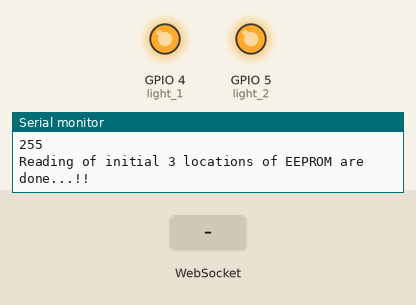
Recording of a sketch running on a simulated ESP32. Parts: output pins drawn as LEDs (lit = HIGH), the last lines printed to the serial monitor. The inputs (shaded band) are chosen by the test bench. WiFi joins after 1.5 s; servers stay silent unless stated; EEPROM starts erased.

Above: at 5.2 s.
5.3 s: WebSocket text "L1_Off" received
At 6.4 s:
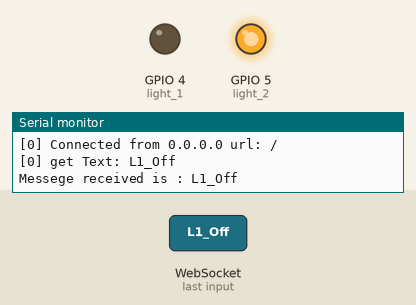
8.3 s: WebSocket text "L1_On" received
At 8.6 s:
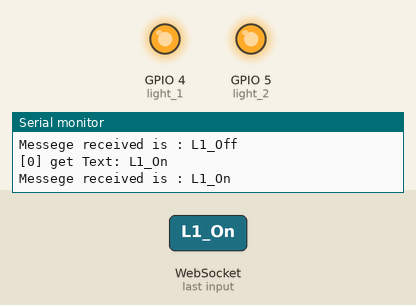
9.8 s: WebSocket text "L2_Off" received
At 11.0 s:
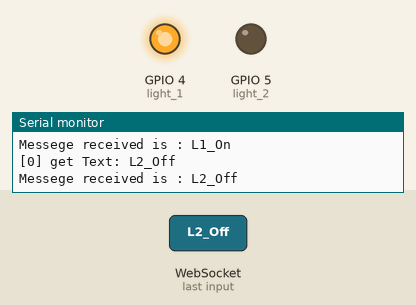
11.3 s: WebSocket text "L2_On" received
At 12.1 s:
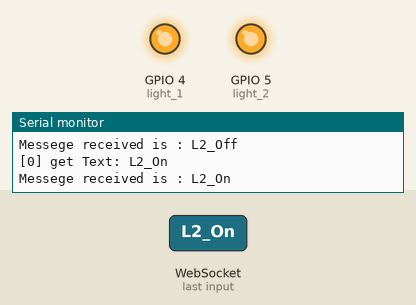
Timing chart, 0 to 13.8 s (numbered marks = the images above; inputs shaded):
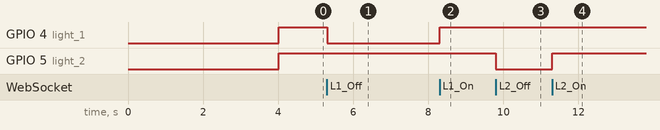

The sketch:

Light_Control.ino
```cpp
/*
   WebSocketServer.ino

    Created on: 22.05.2015

*/

#include <Arduino.h>

#include <WiFi.h>
//#include <WiFiServer.h>
//#include<WiFi8266.h>
#include <WiFiClientSecure.h>
//#include <WiFiMulti.h>
#include <EEPROM.h>

#include <WebSocketsServer.h>

WebSocketsServer webSocket = WebSocketsServer(8080);

//WiFiMulti wiFiMulti;
//WiFiServer ws = WiFiServer(80);

int L1_status = 0, L2_status = 0, L3_status = 0;
long t1 = 0;
int client_id = 0;

int light_1 = 4;
int light_2 = 5;
int light_3 = 2;

// Constants
const char* ssid = "Jitu";
const char* password = "123456789";

// the current address in the EEPROM (i.e. which byte
// we're going to write to next)
int addr = 0;
#define EEPROM_SIZE 64

#define USE_SERIAL Serial

void hexdump(const void *mem, uint32_t len, uint8_t cols = 16) {
  const uint8_t* src = (const uint8_t*) mem;
  USE_SERIAL.printf("\n[HEXDUMP] Address: 0x%08X len: 0x%X (%d)", (ptrdiff_t)src, len, len);
  for (uint32_t i = 0; i < len; i++) {
    if (i % cols == 0) {
      USE_SERIAL.printf("\n[0x%08X] 0x%08X: ", (ptrdiff_t)src, i);
    }
    USE_SERIAL.printf("%02X ", *src);
    src++;
  }
  USE_SERIAL.printf("\n");
}

void webSocketEvent(uint8_t num, WStype_t type, uint8_t * payload, size_t length) {

  switch (type) {
    case WStype_DISCONNECTED:
      USE_SERIAL.printf("[%u] Disconnected!\n", num);
      break;
    case WStype_CONNECTED:
      {
        IPAddress ip = webSocket.remoteIP(num);
        USE_SERIAL.printf("[%u] Connected from %d.%d.%d.%d url: %s\n", num, ip[0], ip[1], ip[2], ip[3], payload);

        // send message to client
        //webSocket.sendTXT(num, "Connected");
        webSocket.sendTXT(num, "Connected");
      }
      break;
    case WStype_TEXT:
      {
        USE_SERIAL.printf("[%u] get Text: %s\n", num, payload);

        // send message to client
        // webSocket.sendTXT(num, "message here");

        // send data to all connected clients
        // webSocket.broadcastTXT("message here");

        String msg = (char*)payload;
        Serial.print("Messege received is : ");
        Serial.println(msg);
        if (msg == "J")
        {
          //Serial.println("I am Here 11");
          if (L1_status == 1)
          {
            //Serial.println("I am Here 1");
            webSocket.sendTXT(num, "L1_T");
          }
          else
          {
            webSocket.sendTXT(num, "L1_F");
            //Serial.println("I am Here 2");
          }
          if (L2_status == 1)
          {
            //Serial.println("I am Here 3");
            webSocket.sendTXT(num, "L2_T");
          }
          else
          {
            //Serial.println("I am Here 4");
            webSocket.sendTXT(num, "L2_F");
          }
          if (L3_status == 1)
          {
            //Serial.println("I am Here 5");
            webSocket.sendTXT(num, "L3_T");
          }
          else
          {
            //Serial.println("I am Here 6");
            webSocket.sendTXT(num, "L3_F");
          }
        }
        else
        {
          //Serial.println("I am Here 9");
          if (msg == "L1_On")
          {
            //Serial.println("I am Here 7");
            digitalWrite(light_1, HIGH);
            L1_status = 1;
            addr = 0;
            EEPROM.write(addr, 1);
            EEPROM.commit();
          }
          else if (msg == "L1_Off")
          {
            digitalWrite(light_1, LOW);
            L1_status = 0;
            addr = 0;
            EEPROM.write(addr, 0);
            EEPROM.commit();
          }
          else if (msg == "L2_On")
          {
            //Serial.println("I am Here 8");
            digitalWrite(light_2, HIGH);
            L2_status = 1;
            addr = 1;
            EEPROM.write(addr, 1);
            EEPROM.commit();
          }
          else if (msg == "L2_Off")
          {
            digitalWrite(light_2, LOW);
            L2_status = 0;
            addr = 1;
            EEPROM.write(addr, 0);
            EEPROM.commit();
          }
          else if (msg == "L3_On")
          {
            //Serial.println("I am Here 9");
            digitalWrite(light_3, HIGH);
            L3_status = 1;
            addr = 2;
            EEPROM.write(addr, 1);
            EEPROM.commit();
          }
          else if (msg == "L3_Off")
          {
            digitalWrite(light_3, LOW);
            L3_status = 0;
            addr = 2;
            EEPROM.write(addr, 0);
            EEPROM.commit();
          }
          else
          {
          }
        }
      }
      break;
    case WStype_BIN:
      {
        USE_SERIAL.printf("[%u] get binary length: %u\n", num, length);
        hexdump(payload, length);

        // send message to client
        // webSocket.sendBIN(num, payload, length);
      }
      break;
    case WStype_ERROR:

    case WStype_FRAGMENT_TEXT_START:

    case WStype_FRAGMENT_BIN_START:

    case WStype_FRAGMENT:

    case WStype_FRAGMENT_FIN:
      break;
  }

}

void setup() {
  // USE_SERIAL.begin(921600);
  USE_SERIAL.begin(115200);

  //Serial.setDebugOutput(true);
  USE_SERIAL.setDebugOutput(true);

  USE_SERIAL.println();
  USE_SERIAL.println();
  USE_SERIAL.println();

  for (uint8_t t = 4; t > 0; t--) {
    USE_SERIAL.printf("[SETUP] BOOT WAIT %d...\n", t);
    USE_SERIAL.flush();
    delay(1000);
  }

  //WiFiMulti.addAP("Jitu", "123456789");
  //ws.softAP("Jitu", "123456789");
  //wiFiMulti.addAP("Jitu", "123456789");
  //WiFi.mode(WIFI_STA);
  WiFi.softAP("Jitu", "123456789");
  //WiFi.begin(ssid, password);

//  wiFiMulti.addAP("SSID", "passpasspass");
//
//    while(wiFiMulti.run() != WL_CONNECTED) {
//        delay(100);
//    }

  IPAddress IP = WiFi.softAPIP();
  Serial.print("AP IP address: ");
  Serial.println(IP);

  webSocket.begin();
  //webSocket.connect();
  webSocket.onEvent(webSocketEvent);

  Serial.print("Everything is done!!");

  Serial.println("EEPROM start...");
  if (!EEPROM.begin(EEPROM_SIZE))
  {
    Serial.println("failed to initialise EEPROM"); delay(1000000);
  }
  Serial.println(" bytes read from Flash . Values are:");
  for (int i = 0; i < EEPROM_SIZE; i++)
  {
    //    Serial.print("EEPROM Location : ");
    //    Serial.print(i);
    //    Serial.println(" : ");
    //    Serial.print(byte(EEPROM.read(i)));
    //    Serial.println(" ");
  }
  Serial.println();
  Serial.println("Reading of all 64 bytes are done...!!");

  L1_status = EEPROM.read(0);
  L2_status = EEPROM.read(1);
  L3_status = EEPROM.read(2);

  digitalWrite(light_1, L1_status);
  digitalWrite(light_2, L2_status);
  digitalWrite(light_3, L3_status);

  Serial.println(L1_status);
  Serial.println(L2_status);
  Serial.println(L3_status);

  Serial.println("Reading of initial 3 locations of EEPROM are done...!!");

  pinMode(light_1, OUTPUT);
  pinMode(light_2, OUTPUT);

}

void loop() {
  webSocket.loop();
  //Serial.println("loop");
  //if(millis()-t1>700)
  //{
  //  webSocket.sendTXT(client_id, "ping");
  //  t1 = millis();
  //  }
}
```

Measured:
- after the input at 5.3 s, GPIO 4 (light_1): HIGH → LOW at once
- after the input at 8.3 s, GPIO 4 (light_1): LOW → HIGH at once
- after the input at 9.8 s, GPIO 5 (light_2): HIGH → LOW at once
- after the input at 11.3 s, GPIO 5 (light_2): LOW → HIGH at once
